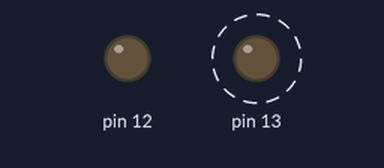
Bench run of a program on a simulated Arduino Uno, built with avr-gcc and run on an emulated ATmega328P. Parts: output pins drawn as LEDs (lit = HIGH). Dashed ring = blinking.

Above: at 0.2 s.
At 2.2 s:
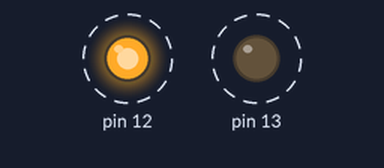
Timing chart, 0 to 3.0 s (numbered marks = the images above):
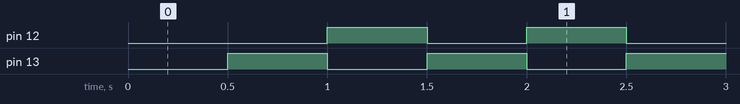

Measured:
- by itself, pin 12, pin 13: alternates HIGH for 0.50 s and LOW for 0.50 s

The program:

main.cpp
```cpp
#include <Arduino.h>
int ledstate = 0b00100000; // initial state with bit 5 high;
int delay1 = 500;          // first delay - usually the same as second delay
int delay2 = 500;          // second delay - usually the same as first delay

void setup() {
  DDRB |= 0b00110000; // set bits 5 and 4 as outputs
}

void loop() {
  delay(delay1);
  ledstate &= 0b11001111; // BITWISE AND - change bit 5 and 4 to 0 - leave
                          // others unchanged
  PORTB =
      (ledstate |=
       0b00100000); // BITWISE OR - change bit 5 to 1 - leave others unchanged
  delay(delay2);
  ledstate &= 0b11001111; // BITWISE AND - change bit 5 and 4 to 0 - leave
                          // others unchanged
  PORTB =
      (ledstate |=
       0b00010000); // BITWISE OR - change bit 4 to 1 - leave others unchanged
}
```
